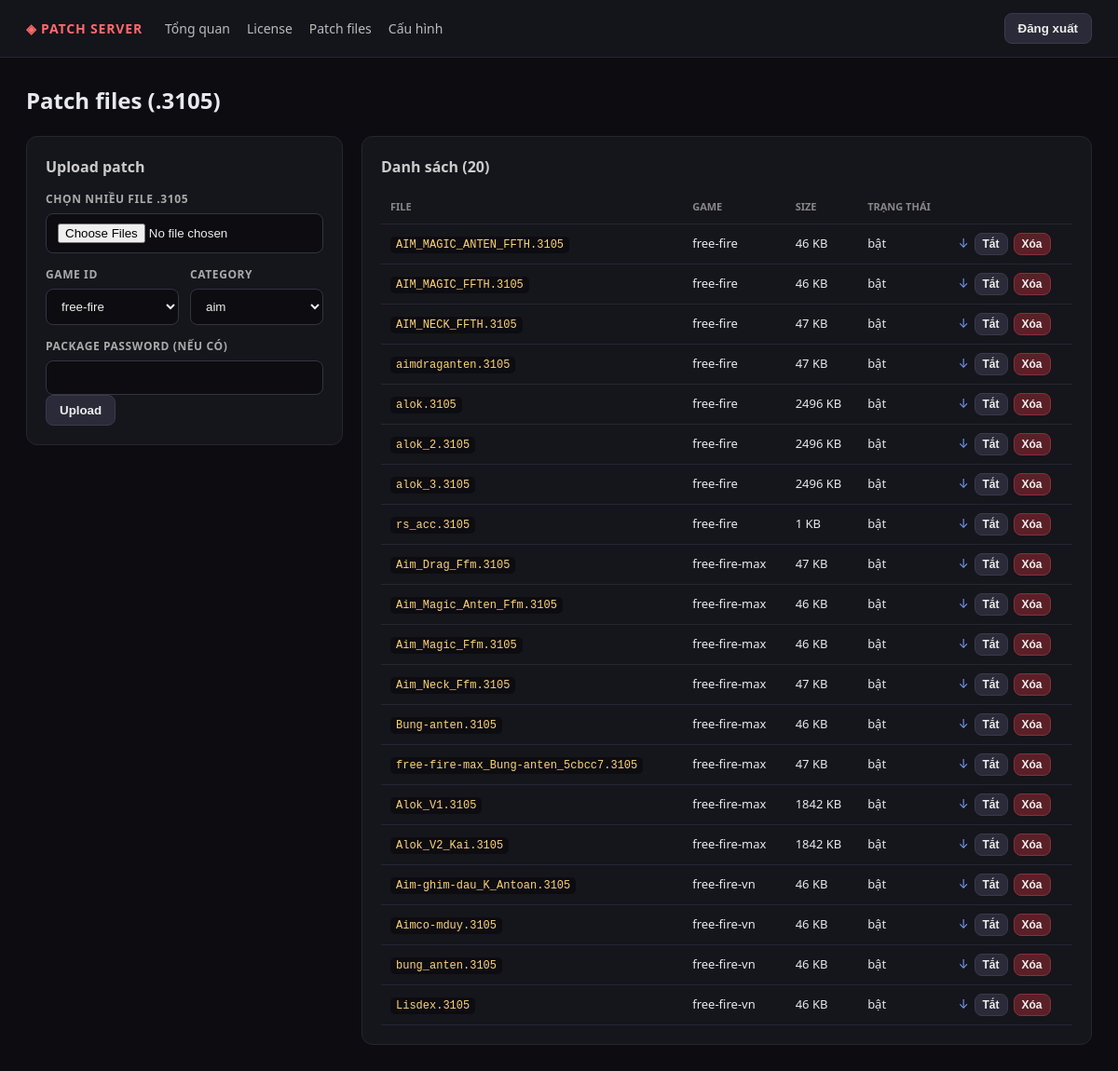
/admin/patches (signed in), run on the app's committed database.
### tables this page shows
CREATE TABLE patches (
    id          INTEGER PRIMARY KEY AUTOINCREMENT,
    filename    TEXT UNIQUE NOT NULL,
    stored_name TEXT NOT NULL,
    game_id     TEXT DEFAULT 'free-fire',
    item_id     TEXT NOT NULL,
    name        TEXT NOT NULL,
    category    TEXT DEFAULT 'mod',
    subtitle    TEXT DEFAULT '',
    package_password TEXT DEFAULT '',
    enabled     INTEGER DEFAULT 1,
    size        INTEGER DEFAULT 0,
    uploaded_at TEXT NOT NULL
);

### admin.py (the view)
@admin.route("/admin/patches")
def patches():
    with db() as conn:
        rows = conn.execute("SELECT * FROM patches ORDER BY game_id, category, id").fetchall()
    return render_template("admin_patches.html", rows=rows)

### admin.py (called while the page is built)
def csrf_token():
    if "_csrf_token" not in session:
        session["_csrf_token"] = secrets.token_urlsafe(32)
    return session["_csrf_token"]

def check_csrf():
    if request.method == "POST":
        sent = request.form.get("_csrf_token") or request.headers.get("X-CSRF-Token")
        if not sent or sent != session.get("_csrf_token"):
            abort(400, "Invalid CSRF token")

@admin.before_request
def _require_login():
    if request.endpoint in ("admin.login", "admin.static_file"):
        return
    if not session.get("admin_logged_in"):
        return redirect(url_for("admin.login"))
    check_csrf()

@admin.app_context_processor
def _inject():
    return {"csrf_token": csrf_token}

### database.py (called while the page is built)
def get_db():
    conn = sqlite3.connect(config.DATABASE)
    conn.row_factory = sqlite3.Row
    conn.execute("PRAGMA foreign_keys = ON")
    return conn

@contextmanager
def db():
    conn = get_db()
    try:
        yield conn
        conn.commit()
    except Exception:
        conn.rollback()
        raise
    finally:
        conn.close()

### templates/admin_patches.html (shortened to what this page needs)
{% extends "base.html" %}
{% block content %}
<h1>Patch files (.3105)</h1>
<div class="grid-2">
  <div class="panel">
    <h2>Upload patch</h2>
    <form method="post" action="{{ url_for('admin.patch_upload') }}" enctype="multipart/form-data">
      <label>Chọn nhiều file .3105</label>
      <input type="file" name="files" multiple accept=".3105" required>
      <div class="row">
        <div>
          <label>Game ID</label>
          <select name="game_id">
            <option value="free-fire">free-fire</option>
          </select>
        </div>
        <div>
          <label>Category</label>
          <select name="category">
            <option value="aim">aim</option>
          </select>
        </div>
      </div>
      <label>Package password (nếu có)</label>
      <input name="package_password">
      <button type="submit">Upload</button>
    </form>
  </div>
  <div class="panel">
    <h2>Danh sách ({{ rows|length }})</h2>
    <table>
      <thead><tr><th>File</th><th>Game</th><th>Size</th><th>Trạng thái</th><th></th></tr></thead>
      <tbody>
        {% for r in rows %}
        <tr>
          <td><code>{{ r.filename }}</code></td>
          <td>{{ r.game_id }}</td>
          <td>{{ (r.size / 1024)|round|int }} KB</td>
          <td>{{ 'bật' if r.enabled else 'tắt' }}</td>
          <td class="actions">
            <a href="{{ url_for('admin.patch_download', patch_id=r.id) }}">↓</a>
            <form method="post" action="{{ url_for('admin.patch_toggle') }}" class="inline">
              <button class="small" type="submit">{{ 'Tắt' if r.enabled else 'Bật' }}</button>
            </form>
            <form method="post" action="{{ url_for('admin.patch_delete') }}" class="inline" onsubmit="return confirm('Xóa file này?')">
              <button class="danger small" type="submit">Xóa</button>
            </form>
          </td>
        </tr>
        {% else %}<tr><td colspan="5" class="muted">Chưa có patch. Upload ở bên trái.</td></tr>{% endfor %}
      </tbody>
    </table>
  </div>
</div>
{% endblock %}

### templates/base.html (shortened to what this page needs)
<!doctype html>
<html lang="vi">
<head>
  <link rel="stylesheet" href="{{ url_for('static', filename='style.css') }}">
</head>
<body>
  <header class="topbar">
    <a class="brand" href="{{ url_for('admin.dashboard') }}">◈ PATCH SERVER</a>
    {% if session.get('admin_logged_in') %}
    <nav>
      <a href="{{ url_for('admin.dashboard') }}">Tổng quan</a>
      <a href="{{ url_for('admin.licenses') }}">License</a>
      <a href="{{ url_for('admin.patches') }}">Patch files</a>
      <a href="{{ url_for('admin.config_editor') }}">Cấu hình</a>
    </nav>
    <form method="post" action="{{ url_for('admin.logout') }}" class="logout">
      <button type="submit">Đăng xuất</button>
    </form>
    {% endif %}
  </header>
  <main>
    {% block content %}{% endblock %}
  </main>
</body>
</html>

### static/style.css (style rules this page uses)
* { box-sizing:border-box }
body { margin:0;background:#0d0d11;color:#e8e8ef;font:14px/1.5 system-ui,-apple-system,"Segoe UI",sans-serif }
a { color:#7aa2ff;text-decoration:none }
.topbar { display:flex;align-items:center;gap:24px;padding:14px 28px;background:#14141b;border-bottom:1px solid #262633 }
.brand { font-weight:800;letter-spacing:.06em;color:#ff6b6b }
.topbar nav { display:flex;gap:18px;margin-right:auto }
.topbar nav a { color:#bbb }
.logout button,.btn,button { background:#2a2a38;color:#eee;border:1px solid #3a3a4d;border-radius:8px;padding:8px 14px;cursor:pointer;font-weight:600 }
button.danger { background:#5a2027;border-color:#8a2f3a }
button.small { padding:4px 8px;font-size:12px }
main { padding:28px;max-width:1200px;margin:0 auto }
h1 { font-size:24px;margin:0 0 20px }
h2 { font-size:16px;margin:0 0 14px;color:#ccc }
.panel { background:#15151c;border:1px solid #262633;border-radius:12px;padding:20px;margin-bottom:20px }
.grid-2 { display:grid;grid-template-columns:340px 1fr;gap:20px;align-items:start }
label { display:block;color:#aaa;font-size:12px;font-weight:700;margin:14px 0 6px;text-transform:uppercase;letter-spacing:.05em }
input,select { width:100%;padding:10px 12px;border-radius:8px;border:1px solid #343442;background:#0c0c11;color:#eee;outline:none }
.row { display:flex;gap:12px }
.row>div { flex:1 }
.inline { display:inline }
.actions { white-space:nowrap;display:flex;gap:6px;align-items:center }
table { width:100%;border-collapse:collapse;font-size:13px }
th,td { text-align:left;padding:9px 10px;border-bottom:1px solid #262633;vertical-align:middle }
th { color:#888;font-size:11px;text-transform:uppercase }
code { background:#0c0c11;padding:2px 6px;border-radius:5px;color:#ffd479;font-size:12px }

### data on the page
patches: filename "AIM_MAGIC_ANTEN_FFTH.3105", game_id "free-fire", (r.size/1024)|round|int "46", enabled "bật", enabled "Tắt"
patches: filename "AIM_MAGIC_FFTH.3105", game_id "free-fire", (r.size/1024)|round|int "46", enabled "bật", enabled "Tắt"
patches: filename "AIM_NECK_FFTH.3105", game_id "free-fire", (r.size/1024)|round|int "47", enabled "bật", enabled "Tắt"
patches: filename "aimdraganten.3105", game_id "free-fire", (r.size/1024)|round|int "47", enabled "bật", enabled "Tắt"
patches: filename "alok.3105", game_id "free-fire", (r.size/1024)|round|int "2496", enabled "bật", enabled "Tắt"
patches: filename "alok_2.3105", game_id "free-fire", (r.size/1024)|round|int "2496", enabled "bật", enabled "Tắt"
patches: filename "alok_3.3105", game_id "free-fire", (r.size/1024)|round|int "2496", enabled "bật", enabled "Tắt"
patches: filename "rs_acc.3105", game_id "free-fire", (r.size/1024)|round|int "1", enabled "bật", enabled "Tắt"
patches: filename "Aim_Drag_Ffm.3105", game_id "free-fire-max", (r.size/1024)|round|int "47", enabled "bật", enabled "Tắt"
patches: filename "Aim_Magic_Anten_Ffm.3105", game_id "free-fire-max", (r.size/1024)|round|int "46", enabled "bật", enabled "Tắt"
patches: filename "Aim_Magic_Ffm.3105", game_id "free-fire-max", (r.size/1024)|round|int "46", enabled "bật", enabled "Tắt"
patches: filename "Aim_Neck_Ffm.3105", game_id "free-fire-max", (r.size/1024)|round|int "47", enabled "bật", enabled "Tắt"
patches: filename "Bung-anten.3105", game_id "free-fire-max", (r.size/1024)|round|int "46", enabled "bật", enabled "Tắt"
patches: filename "free-fire-max_Bung-anten_5cbcc7.3105", game_id "free-fire-max", (r.size/1024)|round|int "47", enabled "bật", enabled "Tắt"
patches: filename "Alok_V1.3105", game_id "free-fire-max", (r.size/1024)|round|int "1842", enabled "bật", enabled "Tắt"
patches: filename "Alok_V2_Kai.3105", game_id "free-fire-max", (r.size/1024)|round|int "1842", enabled "bật", enabled "Tắt"
patches: filename "Aim-ghim-dau_K_Antoan.3105", game_id "free-fire-vn", (r.size/1024)|round|int "46", enabled "bật", enabled "Tắt"
patches: filename "Aimco-mduy.3105", game_id "free-fire-vn", (r.size/1024)|round|int "46", enabled "bật", enabled "Tắt"
patches: filename "bung_anten.3105", game_id "free-fire-vn", (r.size/1024)|round|int "46", enabled "bật", enabled "Tắt"
patches: filename "Lisdex.3105", game_id "free-fire-vn", (r.size/1024)|round|int "46", enabled "bật", enabled "Tắt"

### other printed values
{{ rows|length }} "20"
